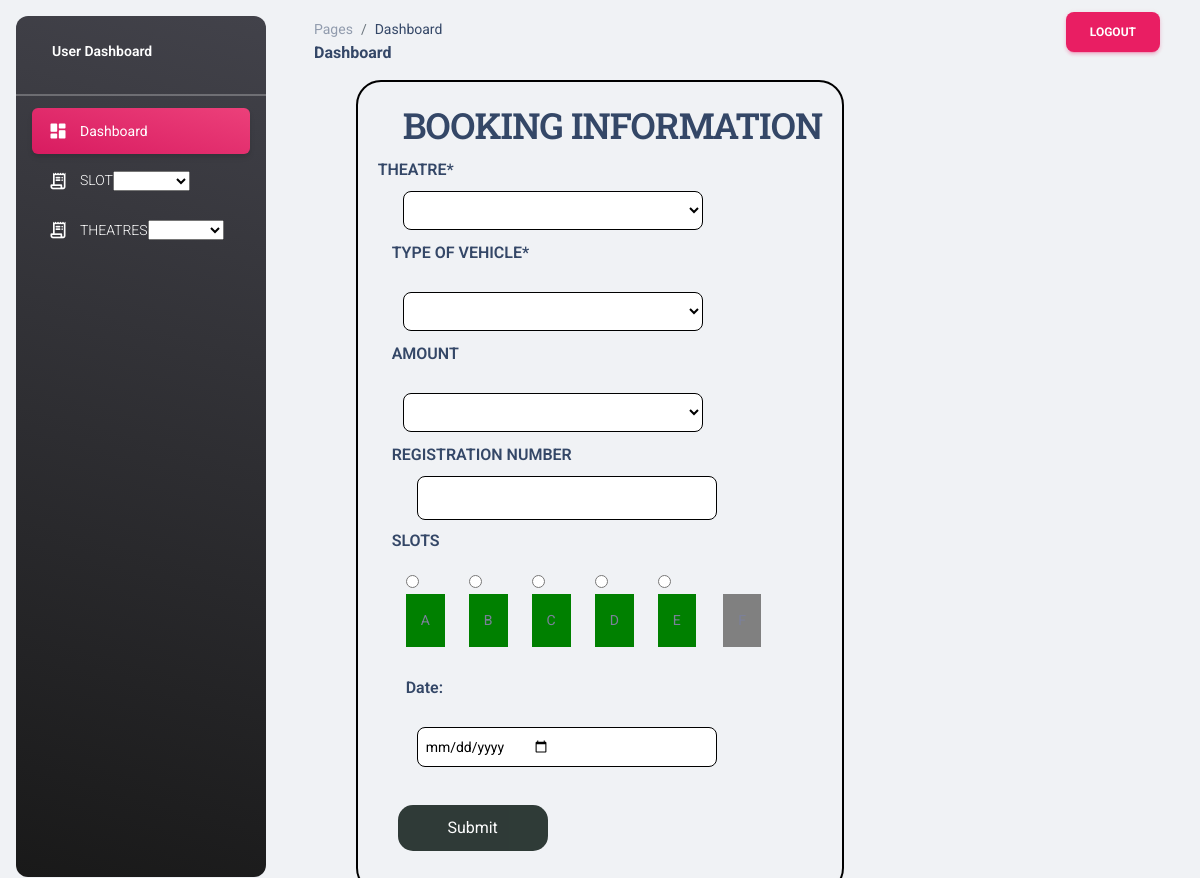
/admin/reservation.php, run on the app's committed database.
### tables this page shows
CREATE TABLE `slots` (
  `slot_id` int(11) NOT NULL,
  `slot_name` varchar(200) NOT NULL,
  `isvacant` int(11) NOT NULL DEFAULT 1
);

### admin/reservation.php (the view, shortened to what this page needs)
<?php
include '../db.php';
?>
<!DOCTYPE html>
<html xmlns="http://www.w3.org/1999/xhtml">
<head>
    <link href="./assets/css/nucleo-icons.css" rel="stylesheet" />
    <link href="./assets/css/nucleo-svg.css" rel="stylesheet" />
    <link id="pagestyle" href="./assets/css/material-dashboard.css?v=3.0.0" rel="stylesheet" />
    <link rel="stylesheet" href="./st1.css" />
</head>
<body class="g-sidenav-show  bg-gray-200">
    <aside class="sidenav navbar navbar-vertical navbar-expand-xs border-0 border-radius-xl my-3 fixed-start ms-3   bg-gradient-dark" id="sidenav-main">
        <div class="sidenav-header">
            <a class="navbar-brand m-0" href="" target="_blank">
                <span class="ms-1 font-weight-bold text-white">User Dashboard</span>
            </a>
        </div>
        <hr class="horizontal light mt-0 mb-2">
        <div class="collapse navbar-collapse  w-auto  max-height-vh-100" id="sidenav-collapse-main">
            <ul class="navbar-nav">
                <li class="nav-item">
                    <a class="nav-link text-white active bg-gradient-primary" href="user_dashboard.php">
                        <div class="text-white text-center me-2 d-flex align-items-center justify-content-center">
                            <i class="material-icons opacity-10">dashboard</i>
                        </div>
                        <span class="nav-link-text ms-1">Dashboard</span>
                    </a>
                </li>
                <li class="nav-item">
                    <a class="nav-link text-white " href="#">
                        <div class="text-white text-center me-2 d-flex align-items-center justify-content-center">
                            <i class="material-icons opacity-10">receipt_long</i>
                        </div>
                        <span class="nav-link-text ms-1">SLOT</span>
                        <select name="forma" onchange="location = this.value;">
                            <option value="" disabled selected> </option>
                            <option value="./reservation.php">BOOK</option>
                        </select>
                    </a>
                </li>
                <li class="nav-item">
                    <a class="nav-link text-white " href="#">
                        <div class="text-white text-center me-2 d-flex align-items-center justify-content-center">
                            <i class="material-icons opacity-10">receipt_long</i>
                        </div>
                        <span class="nav-link-text ms-1">THEATRES </span>
                        <select name="forma" onchange="location = this.value;">
                            <option value="" disabled selected> </option>
                            <option value="./theatre.php">DETAILS</option>
                        </select>
                    </a>
                </li>
            </ul>
        </div>
    </aside>
    <main class="main-content position-relative max-height-vh-100 h-100 border-radius-lg ">
        <nav class="navbar navbar-main navbar-expand-lg px-0 mx-4 shadow-none border-radius-xl" id="navbarBlur" navbar-scroll="true">
            <div class="container-fluid py-1 px-3">
                <nav aria-label="breadcrumb">
                    <ol class="breadcrumb bg-transparent mb-0 pb-0 pt-1 px-0 me-sm-6 me-5">
                        <li class="breadcrumb-item text-sm"><a class="opacity-5 text-dark" href="javascript:;">Pages</a></li>
                        <li class="breadcrumb-item text-sm text-dark active" aria-current="page">Dashboard</li>
                    </ol>
                    <h6 class="font-weight-bolder mb-0">Dashboard</h6>
                </nav>
                <ul class="navbar-nav  justify-content-end">
                    <li class="nav-item d-flex align-items-center">
                        <a href="../logout.php">
                            <button type="button" class=" btn btn-primary float-left">Logout</button>
                        </a>
                    </li>
                </ul>
            </div>
        </nav>
    </main>
    <form action="#" class="ts" method="post" name="login">
        <div>
            <h2>BOOKING INFORMATION</h2>
            <h6>THEATRE*</h6>
            <select class="se" name="theatre" class="form-control" oninput="fnamecheck();" required>
                <option value="selected"></option>
                <option value="MAJESTIC">MAJESTIC</option>
            </select>
            <label>
                <h6>TYPE OF VEHICLE*</h6>
            </label>
            <select class="se" name="troom" class="form-control" oninput="lnamecheck();" required>
                <option value="selected"></option>
                <option value="TWO WHEELER">TWO WHEELER</option>
            </select>
            <label>
                <h6>AMOUNT</h6>
            </label>
            <select class="se" name="Amount" class="form-control" oninput="amtcheck();" required>
                <option value="selected"></option>
                <option value="10">10</option>
            </select>
            <label>
                <h6>REGISTRATION NUMBER<h6>
            </label>
            <input type="text" name="rno" class="se" oninput="numcheck();" required />
            <h6>SLOTS</h6>
            <?php
            $sql = "SELECT * from `slots`";
            $result = mysqli_query($con, $sql);
            if ($result) {
                while ($row = mysqli_fetch_assoc($result)) {
                    if ($row["isvacant"] == 1) {
                        echo '<label>
                                    <input type="radio" oninput="slotcheck();" name="slot" value="' . $row['slot_id'] . '" >
                                    <div style="padding:15px;background-color:green;">' . $row['slot_name'] . '</div>
                                    </label>';
                    } else {
                        echo "
                                    <label>
                                        <div style='padding:15px;background-color:gray;'>" . $row['slot_name'] . "</div>
                                    </label>";
                    }
                }
            }
            ?>
            <br />
            <label>
                <h6>Date:</h6>
            </label>
            <input type="date" class="se" name="cout" class="form-control" id="checkin" value="<?= isset($_GET['Cout']) ? $_GET['Cout'] : ''; ?>" required class="checkinclass form-control">
        </div>
        <input type="submit" name="submit" class="registerbtn" />
    </form>
</body>
</html>

### admin/st1.css (style rules this page uses)
.ts { width: fit-content; height: fit-content; margin-top: 10px; margin: auto; border: 2px solid #000000; border-radius: 25px; padding: 20px; }
.ts div { height: auto; }
.ts h2 { margin-left: 25px; }
label { padding: 10px; }
.se { width: 300px; padding: 8px; border-radius: 8px; margin: 0 25px 0 25px; border: 1px solid; background: #ffffff; display: flex; }
input[type=text], input[type=password], input[type=file] { display: flex; width: 300px; padding: 8px; border-radius: 8px; margin: 0 25px 0 25px; border: 1px solid; background: #ffffff; }
hr { border: 1px solid #ffffff; margin-bottom: 25px; }
.registerbtn { background-color: #1b2723; color: white; padding: 10px 25px; margin: 20px; border: none; border-radius: 15px; cursor: pointer; width: 150px; opacity: 0.9; }
a { color: dodgerblue; }

### data on the page
slots: slot_name "A"
slots: slot_name "B"
slots: slot_name "C"
slots: slot_name "D"
slots: slot_name "E"
